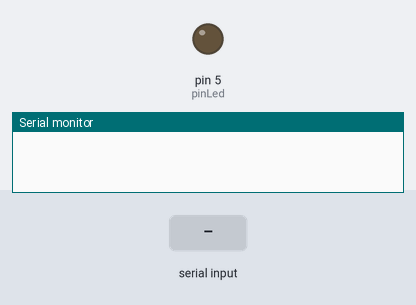
The sketch below on a simulated Arduino Uno, built with avr-gcc and run on an emulated ATmega328P. Shown: output pins drawn as LEDs (lit = HIGH), the last lines printed to the serial monitor. Inputs (shaded band) come from the test bench.

Above: at 1.2 s.
1.3 s: "90,45\n" received over Serial
At 2.2 s:
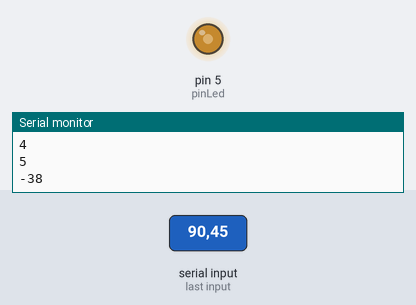
2.8 s: "200\n" received over Serial
At 3.2 s:
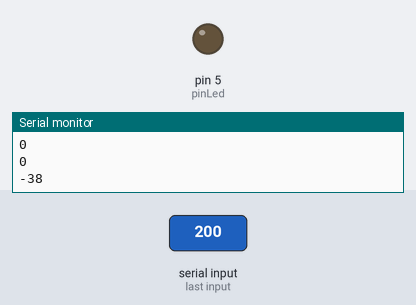
4.3 s: "5\n" received over Serial
At 5.5 s:
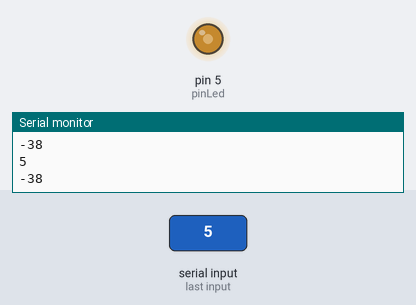
5.8 s: "90\n" received over Serial
At 6.7 s:
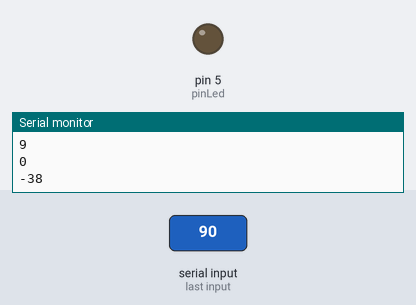
Timing chart, 0 to 8.3 s (numbered marks = the images above; inputs shaded):
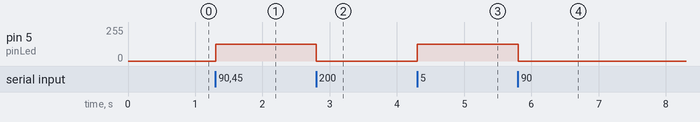

The sketch:

sketch_jul21a.ino
```cpp
int pinLed = 5;

void setup() {
  // put your setup code here, to run once:
  Serial.begin(9600);
  pinMode(pinLed, OUTPUT);
}

void loop() {
  // put your main code here, to run repeatedly:
  if (Serial.available() > 0){
    int val = Serial.read() - '0';
    Serial.println(val);
    if (val >= 0) {
      analogWrite(pinLed, 25.5 * val);
    }
  }
}
```

Measured:
- after the input at 1.3 s, pin 5 (pinLed): 0/255 → 127/255 at once
- after the input at 2.8 s, pin 5 (pinLed): 127/255 → 0/255 at once
- after the input at 4.3 s, pin 5 (pinLed): 0/255 → 127/255 at once
- after the input at 5.8 s, pin 5 (pinLed): 127/255 → 0/255 at once
